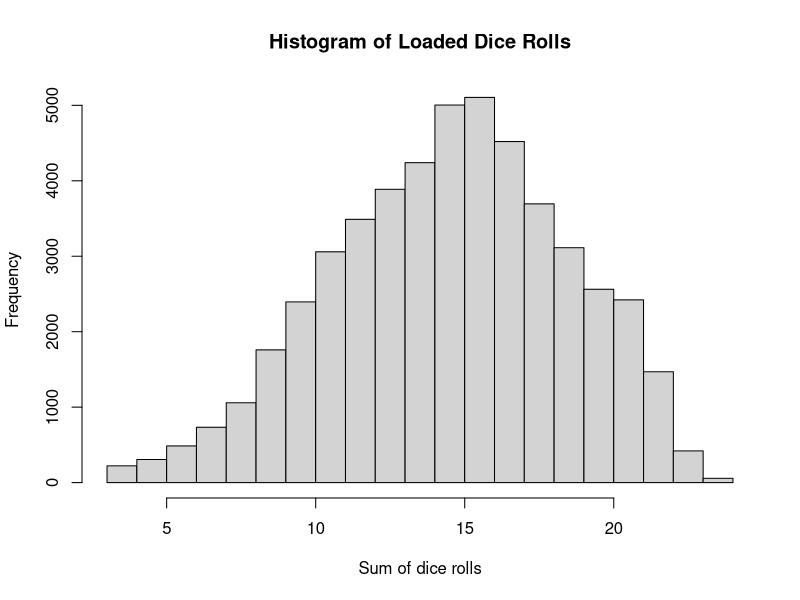

Here is the R script that generated this plot:
## ---- chunk 1
# define the roll function with loaded dice
loaded_roll <- function() {
  # assign a higher probability to 7 and equal probability to other numbers
  weights <- rep(1/10, 8)
  weights[7] <- 3/10
  
  # roll the dice and sum the results
  sum(sample(1:8, size = 3, replace = TRUE, prob = weights))
}

# define the function to produce a histogram of loaded dice rolls
hist_loaded_rolls <- function(max_rolls = 50000, sides = 8, num_of_dice = 3) {
  # roll the dice and sum the results max_rolls times
  sums <- replicate(max_rolls, loaded_roll())

  # plot a histogram of the results
  hist(sums, breaks = seq(num_of_dice, num_of_dice * sides, by = 1),
       xlab = "Sum of dice rolls", main = "Histogram of Loaded Dice Rolls")
}

# call the function with default values
hist_loaded_rolls()



## ---- chunk 2
rescale01 <- function(x) {
  if (!is.numeric(x)) {
    stop("inputs must all be numeric")
  }
  x <- ifelse(x == Inf, 1, x)
  x <- ifelse(x == -Inf, 0, x)
  x <- (x - min(x, na.rm = TRUE)) / (max(x, na.rm = TRUE) - min(x, na.rm = TRUE))
  return(x)
}
# Test case 1: input vector is numeric
x1 <- c(3, 1, 4, 1, 5, 9, 2, 6, 5, 3)
rescale01(x1)  # expected output: [1] 0.3333333 0.0000000 0.5000000 0.0000000 0.6666667 1.0000000 0.1666667 0.7777778 0.6666667 0.3333333

# Test case 2: input vector contains Inf values
x2 <- c(1, 2, Inf, 3, Inf, 4, 5)
rescale01(x2)  # expected output: [1] 0.0000000 0.1250000 1.0000000 0.1875000 1.0000000 0.3125000 0.3750000

# Test case 3: input vector contains -Inf values
x3 <- c(-Inf, 1, 2, 3, -Inf, 4, 5)
rescale01(x3)  # expected output: [1] 0.0000000 0.1428571 0.2142857 0.2857143 0.0000000 0.3571429 0.4285714



## ---- chunk 3
count_both_na <- function(x, y) {
  if(length(x) != length(y)) {
    stop("vectors must be the same length")
  }
  sum(is.na(x) & is.na(y))
}
# Example 1: same length vectors with some NA values in common
x <- c(1, NA, 3, 4, NA)
y <- c(NA, 2, 3, NA, 5)
count_both_na(x, y)
# Output: 2

# Example 2: same length vectors with no NA values
x <- c(1, 2, 3, 4, 5)
y <- c(6, 7, 8, 9, 10)
count_both_na(x, y)
# Output: 0


# Example 4: non-numeric vectors
x <- c("a", "b", "c")
y <- c("d", "e", "f")
count_both_na(x, y)
# Output: Error: inputs must all be numeric

## ---- chunk 4

## ---- chunk 5

